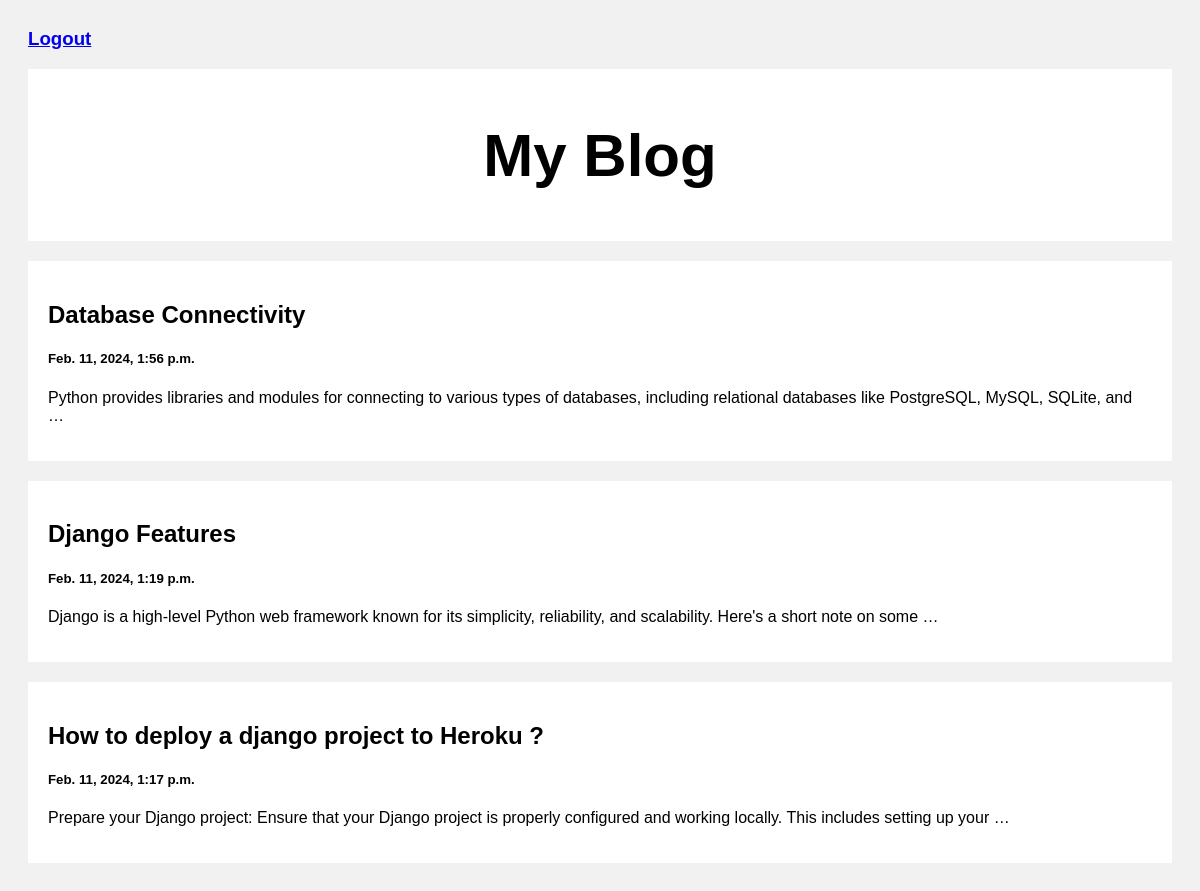
The app's page / (signed in) with its own data.
### posts/models.py (models this page shows)
class Post(models.Model):
    title=models.CharField(max_length=100)
    body=models.CharField(max_length=1000000)
    created_at=models.DateTimeField(default=datetime.now,blank=True)

### posts/views.py (the view)
# urls.py: path('',views.index,name='index'),
def index(request):
    posts=Post.objects.all()
    return render(request,'index.html',{ 'posts':posts })

### templates/index.html (shortened to what this page needs)
{% if user.is_authenticated %}
<h3><a href="{% url 'logout' %}">Logout</a></h3>
<!DOCTYPE html>
<html>
<head>
</head>
<body>
<div class="header">
  <h2>My Blog</h2>
</div>
<div class="row">
  <div class="leftcolumn">
    {% for post in posts reversed %}
    <div class="card">
      <a style="text-decoration: none; color: black;" href="/post/{{post.id}}">
        <h2>{{ post.title }}</h2>
        <h5>{{ post.created_at }}</h5>
        <p>{{ post.body|truncatewords:20 }}</p>
      </a>
    </div>
    {% endfor %}
  </div>
</div>
</body>
</html>
{% else %}
<h3><a href="register">Sign Up</a></h3>
<h3><a href="login">Login</a></h3>
<p>Please login</p>
{% endif %}

### templates/index.html (style rules this page uses)
* { box-sizing: border-box; }
body { font-family: Arial; padding: 20px; background: #f1f1f1; }
.header { padding: 2px; font-size: 40px; text-align: center; background: white; }
.leftcolumn { float: left; width: 100%; }
.card { background-color: white; padding: 20px; margin-top: 20px; }
.row:after { content: ""; display: table; clear: both; }

### records on screen
Post: title "Database Connectivity", created_at "Feb. 11, 2024, 1:56 p.m.", body "Python provides libraries and modules for connecting to various types of databases, including relational databases like PostgreSQL, MySQL, SQLite, and …"
Post: title "Django Features", created_at "Feb. 11, 2024, 1:19 p.m.", body "Django is a high-level Python web framework known for its simplicity, reliability, and scalability. Here's a short note on some …"
Post: title "How to deploy a django project to Heroku ?", created_at "Feb. 11, 2024, 1:17 p.m.", body "Prepare your Django project: Ensure that your Django project is properly configured and working locally. This includes setting up your …"
